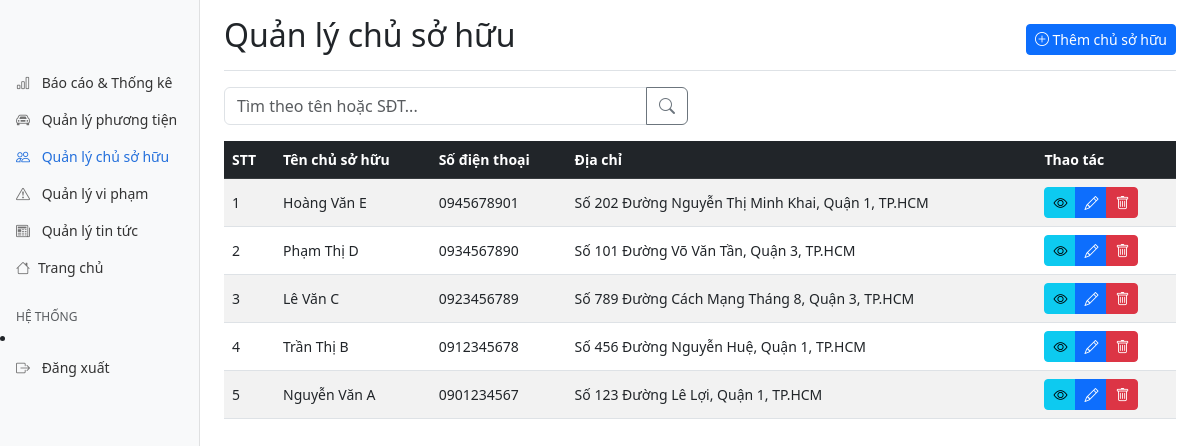
/admin/owners.php (signed in), run on the app's committed database.
### tables this page shows
CREATE TABLE IF NOT EXISTS owners (
    owner_id INT AUTO_INCREMENT PRIMARY KEY,
    name VARCHAR(100) NOT NULL,
    phone VARCHAR(20) NOT NULL,
    address TEXT NOT NULL,
    created_at TIMESTAMP DEFAULT CURRENT_TIMESTAMP
);

### admin/owners.php (the view, shortened to what this page needs)
<?php
require_once '../config/database.php';
$search = isset($_GET['search']) ? sanitize_input($_GET['search']) : '';
$page = isset($_GET['page']) ? (int)$_GET['page'] : 1;
$limit = 10;
$offset = ($page - 1) * $limit;
$sql = "SELECT * FROM owners WHERE 1=1";
$params = [];
$types = "";
$sql .= " ORDER BY owner_id DESC LIMIT ? OFFSET ?";
$params[] = $limit;
$params[] = $offset;
$types .= "ii";
$stmt = $conn->prepare($sql);
$stmt->bind_param($types, ...$params);
$stmt->execute();
$result = $stmt->get_result();
$owners = [];
while ($row = $result->fetch_assoc()) {
    $owners[] = $row;
}
?>
<!DOCTYPE html>
<html lang="vi">
<head>
    <link href="https://cdn.jsdelivr.net/npm/bootstrap@5.3.0/dist/css/bootstrap.min.css" rel="stylesheet">
    <link rel="stylesheet" href="https://cdn.jsdelivr.net/npm/bootstrap-icons@1.10.0/font/bootstrap-icons.css">
    <link rel="stylesheet" href="../assets/css/admin.css">
</head>
<body>
    <div class="container-fluid">
        <div class="row">
            <?php include 'includes/sidebar.php'; ?>
            <main class="col-md-9 ms-sm-auto col-lg-10 px-md-4">
                <div class="d-flex justify-content-between flex-wrap flex-md-nowrap align-items-center pt-3 pb-2 mb-3 border-bottom">
                    <h1 class="h2">Quản lý chủ sở hữu</h1>
                    <div class="btn-toolbar mb-2 mb-md-0">
                        <button type="button" class="btn btn-sm btn-primary" data-bs-toggle="modal" data-bs-target="#addOwnerModal">
                            <i class="bi bi-plus-circle"></i> Thêm chủ sở hữu
                        </button>
                    </div>
                </div>
                <div class="row mb-3">
                    <div class="col-md-6">
                        <form action="" method="get" id="searchForm">
                            <div class="input-group">
                                <input type="text" class="form-control" placeholder="Tìm theo tên hoặc SĐT..." name="search" value="<?php echo htmlspecialchars($search); ?>">
                                <button class="btn btn-outline-secondary" type="submit">
                                    <i class="bi bi-search"></i>
                                </button>
                            </div>
                        </form>
                    </div>
                </div>
                <div class="table-responsive">
                    <table class="table table-striped table-hover align-middle">
                        <thead class="table-dark">
                            <tr>
                                <th>STT</th>
                                <th>Tên chủ sở hữu</th>
                                <th>Số điện thoại</th>
                                <th>Địa chỉ</th>
                                <th>Thao tác</th>
                            </tr>
                        </thead>
                        <tbody id="ownersTableBody">
                            <?php $stt = $offset + 1;
                            foreach ($owners as $owner): ?>
                                <tr data-id="<?php echo $owner['owner_id']; ?>">
                                    <td><?php echo $stt++; ?></td>
                                    <td><?php echo htmlspecialchars($owner['name']); ?></td>
                                    <td><?php echo htmlspecialchars($owner['phone']); ?></td>
                                    <td><?php echo htmlspecialchars($owner['address']); ?></td>
                                    <td>
                                        <div class="btn-group">
                                            <button type="button" class="btn btn-sm btn-info view-owner" data-id="<?php echo $owner['owner_id']; ?>">
                                                <i class="bi bi-eye"></i>
                                            </button>
                                            <button type="button" class="btn btn-sm btn-primary edit-owner" data-id="<?php echo $owner['owner_id']; ?>">
                                                <i class="bi bi-pencil"></i>
                                            </button>
                                            <button type="button" class="btn btn-sm btn-danger delete-owner" data-id="<?php echo $owner['owner_id']; ?>">
                                                <i class="bi bi-trash"></i>
                                            </button>
                                        </div>
                                    </td>
                                </tr>
                            <?php endforeach; ?>
                        </tbody>
                    </table>
                </div>
            </main>
        </div>
    </div>
</body>
</html>

### assets/css/admin.css (style rules this page uses)
body { font-size: .875rem; }

### data on the page
owners: name "Hoàng Văn E", phone "0945678901", address "Số 202 Đường Nguyễn Thị Minh Khai, Quận 1, TP.HCM"
owners: name "Phạm Thị D", phone "0934567890", address "Số 101 Đường Võ Văn Tần, Quận 3, TP.HCM"
owners: name "Lê Văn C", phone "0923456789", address "Số 789 Đường Cách Mạng Tháng 8, Quận 3, TP.HCM"
owners: name "Trần Thị B", phone "0912345678", address "Số 456 Đường Nguyễn Huệ, Quận 1, TP.HCM"
owners: name "Nguyễn Văn A", phone "0901234567", address "Số 123 Đường Lê Lợi, Quận 1, TP.HCM"
